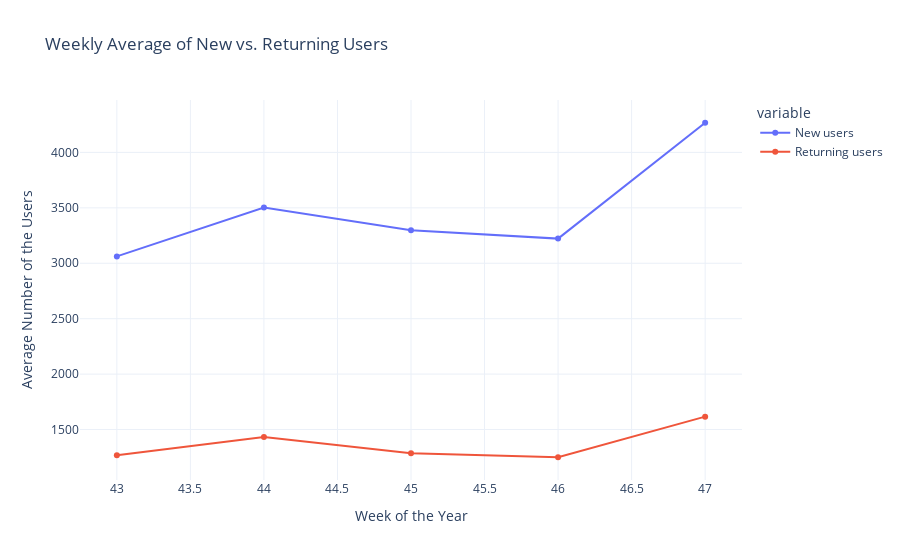
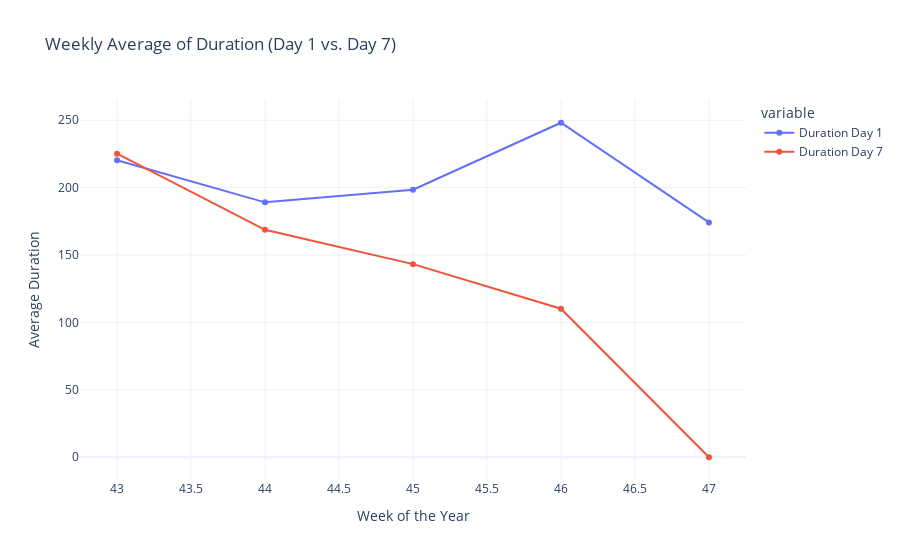

These figures' notebook cell, in order:
### Code cell
fig1 = px.line(weekly_averages, x='Week', y=['New users', 'Returning users'], markers=True, labels={'value': 'Average Number of Users'}, title='Weekly Average of New vs. Returning Users')
fig1.update_xaxes(title='Week of the Year')
fig1.update_yaxes(title='Average Number of the Users')

fig2 = px.line(weekly_averages, x='Week', y=['Duration Day 1', 'Duration Day 7'], markers=True,labels={'value':'Average Duration'}, title='Weekly Average of Duration (Day 1 vs. Day 7)')
fig2.update_xaxes(title='Week of the Year')
fig2.update_yaxes(title='Average Duration')

fig1.show()
fig2.show()

### Figure 1 — Plotly figure (JSON) as saved in the notebook; plotly's stock layout.template omitted (floating-point values rounded to 4 significant figures)
{"data": [{"hovertemplate": "variable=New users<br>Week=%{x}<br>Average Number of Users=%{y}<extra></extra>", "legendgroup": "New users", "line": {"color": "#636efa", "dash": "solid"}, "marker": {"symbol": "circle"}, "mode": "lines+markers", "name": "New users", "orientation": "v", "showlegend": true, "type": "scatter", "x": [43, 44, 45, 46, 47], "xaxis": "x", "y": [3062.0, 3504.0, 3298.0, 3222.0, 4268.0], "yaxis": "y"}, {"hovertemplate": "variable=Returning users<br>Week=%{x}<br>Average Number of Users=%{y}<extra></extra>", "legendgroup": "Returning users", "line": {"color": "#EF553B", "dash": "solid"}, "marker": {"symbol": "circle"}, "mode": "lines+markers", "name": "Returning users", "orientation": "v", "showlegend": true, "type": "scatter", "x": [43, 44, 45, 46, 47], "xaxis": "x", "y": [1268.0, 1433.0, 1286.0, 1250, 1616.0], "yaxis": "y"}], "layout": {"legend": {"title": {"text": "variable"}, "tracegroupgap": 0}, "title": {"text": "Weekly Average of New vs. Returning Users"}, "xaxis": {"anchor": "y", "domain": [0, 1], "title": {"text": "Week of the Year"}}, "yaxis": {"anchor": "x", "domain": [0, 1], "title": {"text": "Average Number of the Users"}}}}

### Figure 2 — Plotly figure (JSON) as saved in the notebook; plotly's stock layout.template omitted (floating-point values rounded to 4 significant figures)
{"data": [{"hovertemplate": "variable=Duration Day 1<br>Week=%{x}<br>Average Duration=%{y}<extra></extra>", "legendgroup": "Duration Day 1", "line": {"color": "#636efa", "dash": "solid"}, "marker": {"symbol": "circle"}, "mode": "lines+markers", "name": "Duration Day 1", "orientation": "v", "showlegend": true, "type": "scatter", "x": [43, 44, 45, 46, 47], "xaxis": "x", "y": [220.3, 189.1, 198.4, 248.1, 174.2], "yaxis": "y"}, {"hovertemplate": "variable=Duration Day 7<br>Week=%{x}<br>Average Duration=%{y}<extra></extra>", "legendgroup": "Duration Day 7", "line": {"color": "#EF553B", "dash": "solid"}, "marker": {"symbol": "circle"}, "mode": "lines+markers", "name": "Duration Day 7", "orientation": "v", "showlegend": true, "type": "scatter", "x": [43, 44, 45, 46, 47], "xaxis": "x", "y": [225.2, 168.7, 143.2, 110.2, 0], "yaxis": "y"}], "layout": {"legend": {"title": {"text": "variable"}, "tracegroupgap": 0}, "title": {"text": "Weekly Average of Duration (Day 1 vs. Day 7)"}, "xaxis": {"anchor": "y", "domain": [0, 1], "title": {"text": "Week of the Year"}}, "yaxis": {"anchor": "x", "domain": [0, 1], "title": {"text": "Average Duration"}}}}
